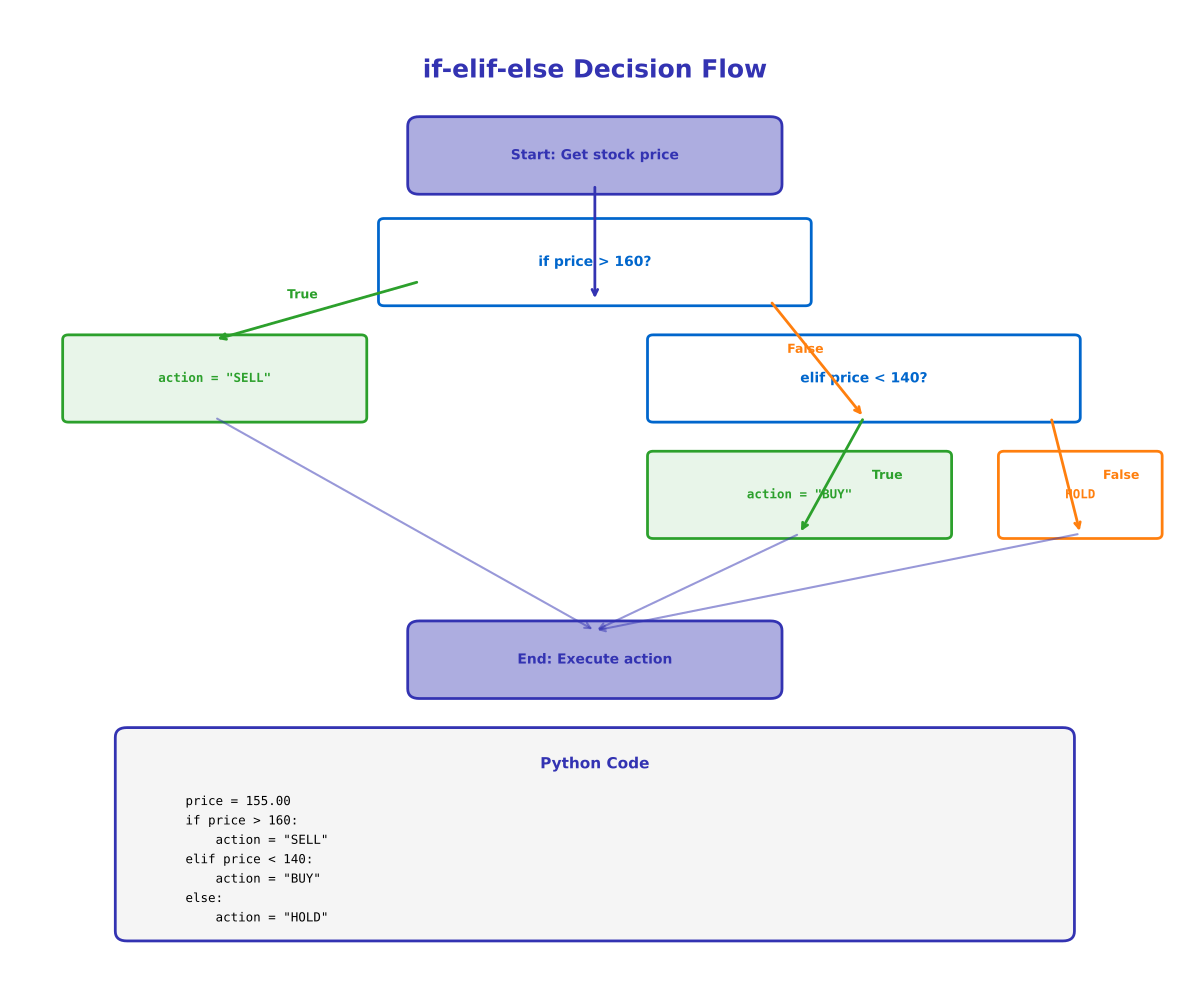

The script that saved this image:
"""Generated chart with course color palette"""
import matplotlib.pyplot as plt
import matplotlib.patches as patches
from matplotlib.patches import FancyBboxPatch, Rectangle, Circle, FancyArrowPatch, Wedge
import numpy as np
import pandas as pd
import seaborn as sns
from pathlib import Path

# Standard matplotlib configuration
plt.rcParams.update({
    'font.size': 10,
    'axes.labelsize': 10,
    'axes.titlesize': 11,
    'xtick.labelsize': 9,
    'ytick.labelsize': 9,
    'legend.fontsize': 9,
    'figure.figsize': (10, 6),
    'figure.dpi': 150
})

# Course colors
MLPURPLE = '#3333B2'
MLLAVENDER = '#ADADE0'
MLBLUE = '#0066CC'
MLORANGE = '#FF7F0E'
MLGREEN = '#2CA02C'
MLRED = '#D62728'

# Map old colors to course colors
COLOR_PRIMARY = MLPURPLE
COLOR_SECONDARY = MLPURPLE
COLOR_ACCENT = MLBLUE
COLOR_LIGHT = MLLAVENDER
COLOR_GREEN = MLGREEN
COLOR_ORANGE = MLORANGE
COLOR_RED = MLRED


fig, ax = plt.subplots(figsize=(12, 10))
ax.set_xlim(0, 10)
ax.set_ylim(0, 10)
ax.axis('off')

ax.text(5, 9.5, 'if-elif-else Decision Flow', ha='center', va='top',
        fontsize=18, fontweight='bold', color=COLOR_SECONDARY)

# Start
start_box = FancyBboxPatch((3.5, 8.2), 3, 0.6, boxstyle="round,pad=0.1",
                           edgecolor=COLOR_PRIMARY, facecolor=COLOR_LIGHT, linewidth=2)
ax.add_patch(start_box)
ax.text(5, 8.5, 'Start: Get stock price', ha='center', va='center',
        fontsize=10, fontweight='bold', color=COLOR_SECONDARY)

# First condition
cond1_box = FancyBboxPatch((3.2, 7.0), 3.6, 0.8, boxstyle="round,pad=0.05",
                           edgecolor=COLOR_ACCENT, facecolor='white', linewidth=2)
ax.add_patch(cond1_box)
ax.text(5, 7.4, 'if price > 160?', ha='center', va='center',
        fontsize=10, fontweight='bold', color=COLOR_ACCENT)

# True branch 1
true1_box = FancyBboxPatch((0.5, 5.8), 2.5, 0.8, boxstyle="round,pad=0.05",
                           edgecolor=COLOR_GREEN, facecolor='#E8F5E9', linewidth=2)
ax.add_patch(true1_box)
ax.text(1.75, 6.2, 'action = "SELL"', ha='center', va='center',
        fontsize=9, family='monospace', color=COLOR_GREEN, fontweight='bold')

# Second condition
cond2_box = FancyBboxPatch((5.5, 5.8), 3.6, 0.8, boxstyle="round,pad=0.05",
                           edgecolor=COLOR_ACCENT, facecolor='white', linewidth=2)
ax.add_patch(cond2_box)
ax.text(7.3, 6.2, 'elif price < 140?', ha='center', va='center',
        fontsize=10, fontweight='bold', color=COLOR_ACCENT)

# True branch 2
true2_box = FancyBboxPatch((5.5, 4.6), 2.5, 0.8, boxstyle="round,pad=0.05",
                           edgecolor=COLOR_GREEN, facecolor='#E8F5E9', linewidth=2)
ax.add_patch(true2_box)
ax.text(6.75, 5.0, 'action = "BUY"', ha='center', va='center',
        fontsize=9, family='monospace', color=COLOR_GREEN, fontweight='bold')

# Else branch
else_box = FancyBboxPatch((8.5, 4.6), 1.3, 0.8, boxstyle="round,pad=0.05",
                          edgecolor=COLOR_ORANGE, facecolor='white', linewidth=2)
ax.add_patch(else_box)
ax.text(9.15, 5.0, 'HOLD', ha='center', va='center',
        fontsize=9, family='monospace', color=COLOR_ORANGE, fontweight='bold')

# End
end_box = FancyBboxPatch((3.5, 3.0), 3, 0.6, boxstyle="round,pad=0.1",
                         edgecolor=COLOR_SECONDARY, facecolor=COLOR_LIGHT, linewidth=2)
ax.add_patch(end_box)
ax.text(5, 3.3, 'End: Execute action', ha='center', va='center',
        fontsize=10, fontweight='bold', color=COLOR_SECONDARY)

# Arrows with labels
ax.annotate('', xy=(5, 7.0), xytext=(5, 8.2),
            arrowprops=dict(arrowstyle='->', color=COLOR_SECONDARY, lw=2))

ax.annotate('', xy=(1.75, 6.6), xytext=(3.5, 7.2),
            arrowprops=dict(arrowstyle='->', color=COLOR_GREEN, lw=2))
ax.text(2.5, 7.0, 'True', ha='center', va='bottom',
        fontsize=9, color=COLOR_GREEN, fontweight='bold')

ax.annotate('', xy=(7.3, 5.8), xytext=(6.5, 7.0),
            arrowprops=dict(arrowstyle='->', color=COLOR_ORANGE, lw=2))
ax.text(6.8, 6.5, 'False', ha='center', va='center',
        fontsize=9, color=COLOR_ORANGE, fontweight='bold')

ax.annotate('', xy=(6.75, 4.6), xytext=(7.3, 5.8),
            arrowprops=dict(arrowstyle='->', color=COLOR_GREEN, lw=2))
ax.text(7.5, 5.2, 'True', ha='center', va='center',
        fontsize=9, color=COLOR_GREEN, fontweight='bold')

ax.annotate('', xy=(9.15, 4.6), xytext=(8.9, 5.8),
            arrowprops=dict(arrowstyle='->', color=COLOR_ORANGE, lw=2))
ax.text(9.5, 5.2, 'False', ha='center', va='center',
        fontsize=9, color=COLOR_ORANGE, fontweight='bold')

# All paths to end
ax.annotate('', xy=(5, 3.6), xytext=(1.75, 5.8),
            arrowprops=dict(arrowstyle='->', color=COLOR_SECONDARY, lw=1.5, alpha=0.5))
ax.annotate('', xy=(5, 3.6), xytext=(6.75, 4.6),
            arrowprops=dict(arrowstyle='->', color=COLOR_SECONDARY, lw=1.5, alpha=0.5))
ax.annotate('', xy=(5, 3.6), xytext=(9.15, 4.6),
            arrowprops=dict(arrowstyle='->', color=COLOR_SECONDARY, lw=1.5, alpha=0.5))

# Code example
code_box = FancyBboxPatch((1, 0.5), 8, 2, boxstyle="round,pad=0.1",
                          edgecolor=COLOR_SECONDARY, facecolor='#F5F5F5', linewidth=2)
ax.add_patch(code_box)
ax.text(5, 2.3, 'Python Code', ha='center', va='top',
        fontsize=11, fontweight='bold', color=COLOR_SECONDARY)

code_lines = [
    'price = 155.00',
    'if price > 160:',
    '    action = "SELL"',
    'elif price < 140:',
    '    action = "BUY"',
    'else:',
    '    action = "HOLD"',
]

y_pos = 1.9
for line in code_lines:
    ax.text(1.5, y_pos, line, ha='left', va='top',
            fontsize=9, family='monospace', color='black')
    y_pos -= 0.2

plt.tight_layout()
plt.savefig('chart.pdf', dpi=300, bbox_inches='tight')
plt.close()
